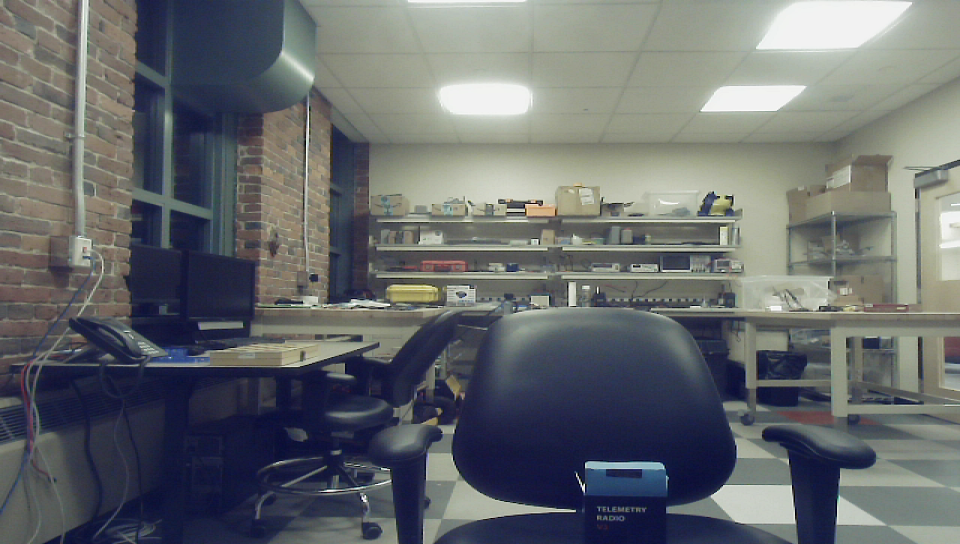
#> input picture test_photos/left.png, 960 x 544 px
$ python tune.py
#> lines starting #> are read from the running program, lines starting #| are printed output that depends on the picture
import cv2 as cv
from matplotlib import pyplot as plt
from matplotlib.widgets import Slider, Button
import numpy as np
import os
import json
import time
from stereovision.calibration import StereoCalibrator
from stereovision.calibration import StereoCalibration

img_width = 960
img_height = 544
image_size = (img_width, img_height)


img_l = cv.imread("test_photos/left.png", 0)
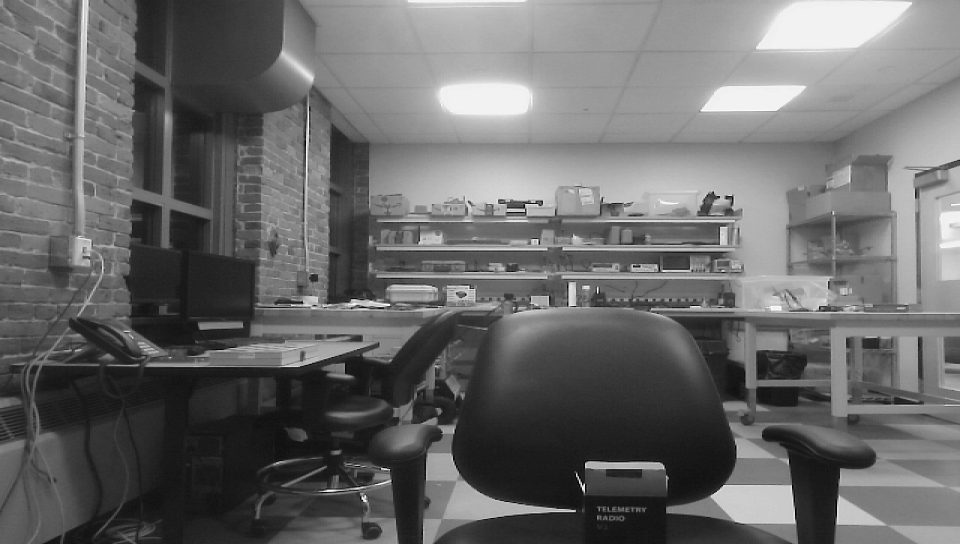
#> img_l: shape (544, 960); min 0, max 255, mean 105.2
img_r = cv.imread("test_photos/right.png", 0)
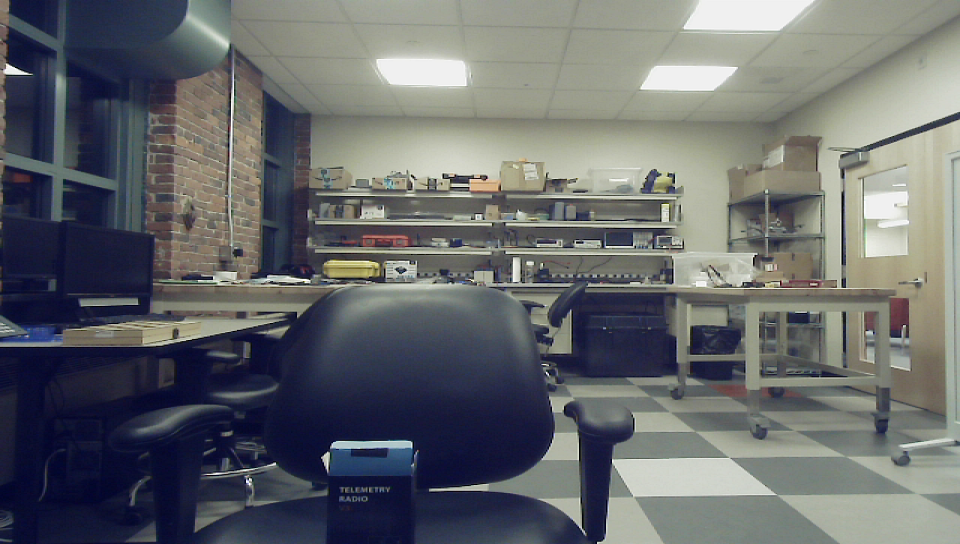
#> input picture test_photos/right.png, 960 x 544 px
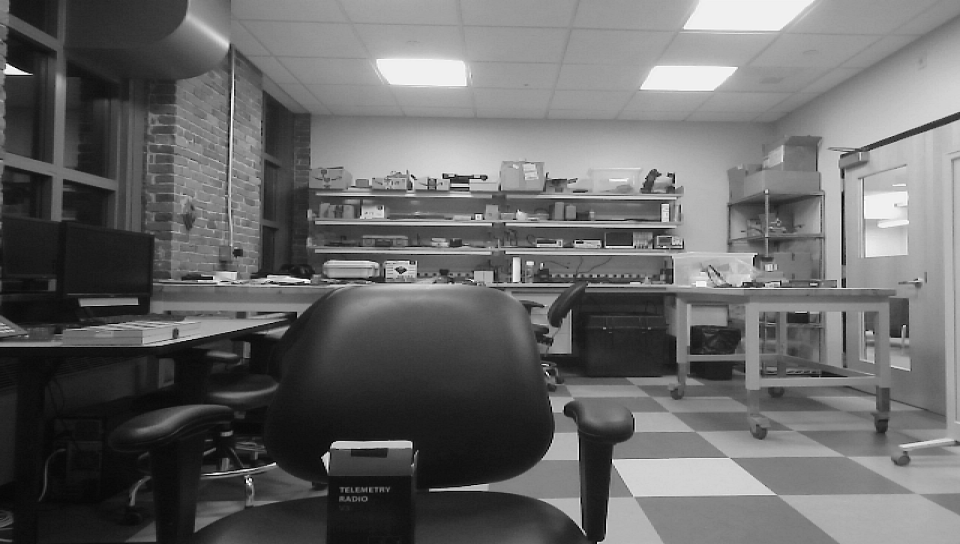
#> img_r: shape (544, 960); min 0, max 255, mean 104.4

print('Read calibration data and rectifying stereo pair...')
#> (the run stopped early here; a loop or call above may not have finished)
